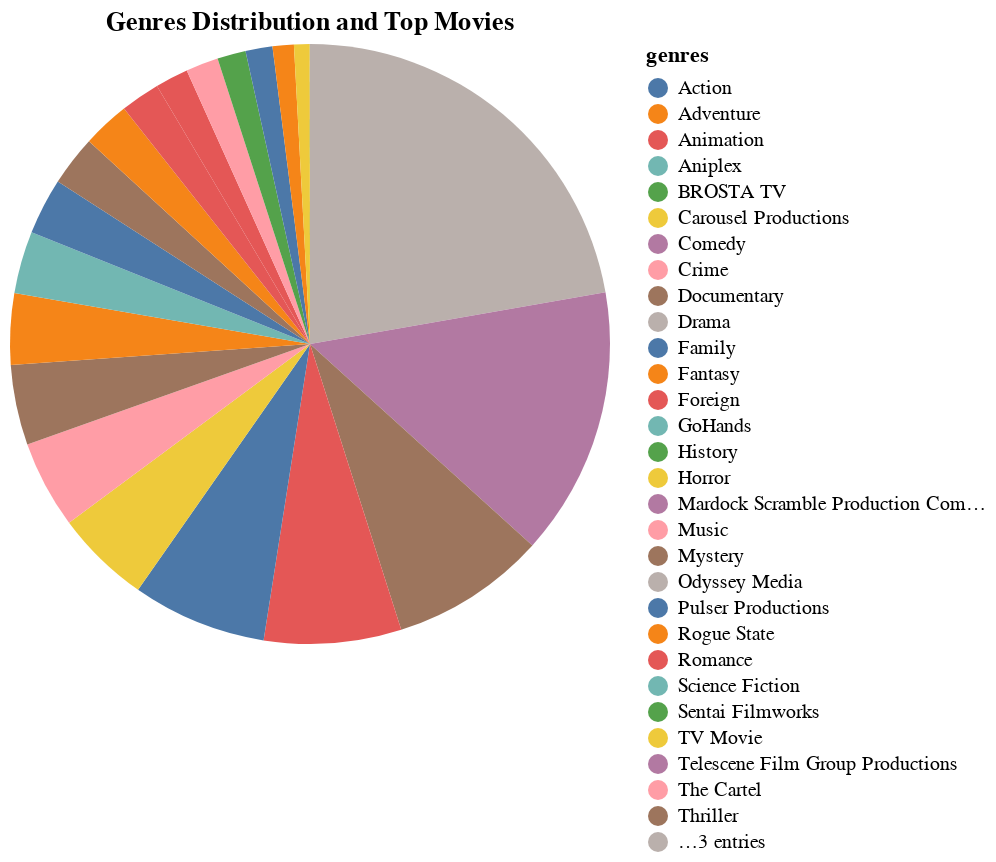

Notebook source saved alongside this figure:
### Code cell
# plot the genres distribution and show top 10 movies as a tooltip
alt.Chart(genres).mark_arc().encode(
    theta=alt.Theta(field='percentage', type='quantitative', stack=True),
    color=alt.Color(field='genres', type='nominal'),
    tooltip=[alt.Tooltip('genres', title='Genre'), alt.Tooltip('percentage', format='.2f', title='Percentage'), alt.Tooltip('top_movies', title='Top Movies')],
    order=alt.Order('count', sort='descending')
).properties(
    title='Genres Distribution and Top Movies'
).interactive()

### Figure 1 — Vega-Lite specification as saved in the notebook (floating-point values rounded to 4 significant figures)
{"config": {"view": {"continuousWidth": 300, "continuousHeight": 300}}, "data": {"name": "data-5664ff56d714cfb44149ec537a1fdb34"}, "mark": {"type": "arc"}, "encoding": {"color": {"field": "genres", "type": "nominal"}, "order": {"field": "count", "sort": "descending", "type": "quantitative"}, "theta": {"field": "percentage", "stack": true, "type": "quantitative"}, "tooltip": [{"field": "genres", "title": "Genre", "type": "nominal"}, {"field": "percentage", "format": ".2f", "title": "Percentage", "type": "quantitative"}, {"field": "top_movies", "title": "Top Movies", "type": "nominal"}]}, "params": [{"name": "param_16", "select": {"type": "interval", "encodings": ["x", "y"]}, "bind": "scales"}], "title": "Genres Distribution and Top Movies", "$schema": "https://vega.github.io/schema/vega-lite/v5.17.0.json", "datasets": {"data-5664ff56d714cfb44149ec537a1fdb34": [{"genres": "Drama", "count": 20265, "percentage": 22.24, "top_movies": "1. Waiting to Exhale 2. Heat 3. Tom and Huck 4. The American President 5. Nixon 6. Casino 7. Sense and Sensibility 8. Copycat 9. Powder 10. Leaving Las Vegas"}, {"genres": "Comedy", "count": 13182, "percentage": 14.47, "top_movies": "1. Toy Story 2. Grumpier Old Men 3. Waiting to Exhale 4. Father of the Bride Part II 5. Sabrina 6. The American President 7. Dracula: Dead and Loving It 8. Four Rooms 9. Ace Ventura: When Nature Calls 10. Money Train"}, {"genres": "Thriller", "count": 7624, "percentage": 8.368, "top_movies": "1. Heat 2. Sudden Death 3. GoldenEye 4. Get Shorty 5. Copycat 6. Assassins 7. Powder 8. Twelve Monkeys 9. To Die For 10. Se7en"}, {"genres": "Romance", "count": 6735, "percentage": 7.392, "top_movies": "1. Grumpier Old Men 2. Waiting to Exhale 3. Sabrina 4. The American President 5. Sense and Sensibility 6. Leaving Las Vegas 7. Persuasion 8. Wings of Courage 9. Carrington 10. It Takes Two"}, {"genres": "Action", "count": 6596, "percentage": 7.24, "top_movies": "1. Heat 2. Tom and Huck 3. Sudden Death 4. GoldenEye 5. Cutthroat Island 6. Money Train 7. Assassins 8. Dead Presidents 9. Mortal Kombat 10. Guardian Angel"}, {"genres": "Horror", "count": 4673, "percentage": 5.129, "top_movies": "1. Dracula: Dead and Loving It 2. From Dusk Till Dawn 3. Screamers 4. Mary Reilly 5. Vampire in Brooklyn 6. The Addiction 7. Lord of Illusions 8. Nadja 9. The Prophecy 10. Species"}, {"genres": "Crime", "count": 4307, "percentage": 4.727, "top_movies": "1. Heat 2. Casino 3. Four Rooms 4. Ace Ventura: When Nature Calls 5. Money Train 6. Get Shorty 7. Assassins 8. Shanghai Triad 9. Dangerous Minds 10. Dead Presidents"}, {"genres": "Documentary", "count": 3932, "percentage": 4.316, "top_movies": "1. Nico Icon 2. Heidi Fleiss: Hollywood Madam 3. Catwalk 4. Anne Frank Remembered 5. Sonic Outlaws 6. From the Journals of Jean Seberg 7. Crumb 8. The Show 9. Unzipped 10. Hoop Dreams"}, {"genres": "Adventure", "count": 3496, "percentage": 3.837, "top_movies": "1. Jumanji 2. Tom and Huck 3. Sudden Death 4. GoldenEye 5. Balto 6. Cutthroat Island 7. Ace Ventura: When Nature Calls 8. Assassins 9. The City of Lost Children 10. Wings of Courage"}, {"genres": "Science Fiction", "count": 3049, "percentage": 3.347, "top_movies": "1. Powder 2. The City of Lost Children 3. Twelve Monkeys 4. Lawnmower Man 2: Beyond Cyberspace 5. Screamers 6. Shopping 7. Unforgettable 8. Congo 9. Johnny Mnemonic 10. Judge Dredd"}, {"genres": "Family", "count": 2770, "percentage": 3.04, "top_movies": "1. Toy Story 2. Jumanji 3. Tom and Huck 4. Balto 5. Now and Then 6. Babe 7. Across the Sea of Time 8. It Takes Two 9. Pocahontas 10. The Big Green"}, {"genres": "Mystery", "count": 2467, "percentage": 2.708, "top_movies": "1. Twelve Monkeys 2. Se7en 3. The Confessional 4. Unforgettable 5. Jade 6. Clockers 7. Congo 8. Devil in a Blue Dress 9. Lord of Illusions 10. The Net"}, {"genres": "Fantasy", "count": 2313, "percentage": 2.539, "top_movies": "1. Jumanji 2. Powder 3. The City of Lost Children 4. Babe 5. Mortal Kombat 6. To Die For 7. The Indian in the Cupboard 8. The Neverending Story III: Escape from Fantasia 9. Batman Forever 10. Casper"}, {"genres": "Animation", "count": 1935, "percentage": 2.124, "top_movies": "1. Toy Story 2. Balto 3. Pocahontas 4. A Goofy Movie 5. Gumby: The Movie 6. The Swan Princess 7. The Lion King 8. The Secret Adventures of Tom Thumb 9. The Nightmare Before Christmas 10. The Pagemaster"}, {"genres": "Foreign", "count": 1622, "percentage": 1.78, "top_movies": "1. Lamerica 2. Anne Frank Remembered 3. Mute Witness 4. The Wonderful, Horrible Life of Leni Riefenstahl 5. Widows' Peak 6. Ciao, Professore! 7. Café au Lait 8. The Wooden Man's Bride 9. Bread and Chocolate 10. Tigrero: A Film That Was Never Made"}, {"genres": "Music", "count": 1598, "percentage": 1.754, "top_movies": "1. Mr. Holland's Opus 2. Muppet Treasure Island 3. Sonic Outlaws 4. Immortal Beloved 5. Three Colors: Blue 6. Backbeat 7. Airheads 8. What's Love Got to Do with It 9. Radioland Murders 10. Thirty Two Short Films About Glenn Gould"}, {"genres": "History", "count": 1398, "percentage": 1.534, "top_movies": "1. Nixon 2. Carrington 3. Across the Sea of Time 4. Dead Presidents 5. Les Miserables 6. Braveheart 7. The Scarlet Letter 8. Ed Wood 9. Farinelli 10. The Madness of King George"}, {"genres": "War", "count": 1323, "percentage": 1.452, "top_movies": "1. Richard III 2. Braveheart 3. Frankie Starlight 4. Before the Rain 5. Legends of the Fall 6. To Live 7. The Walking Dead 8. Heaven & Earth 9. Hot Shots! Part Deux 10. Renaissance Man"}, {"genres": "Western", "count": 1042, "percentage": 1.144, "top_movies": "1. Wild Bill 2. The Quick and the Dead 3. Maverick 4. Wyatt Earp 5. Bad Girls 6. City Slickers II: The Legend of Curly's Gold 7. The Cowboy Way 8. Even Cowgirls Get the Blues 9. Geronimo: An American Legend 10. Lightning Jack"}, {"genres": "TV Movie", "count": 767, "percentage": 0.8419, "top_movies": "1. Rent-a-Kid 2. Wide Eyed and Legless 3. Inside 4. Go Now 5. Love Is the Devil: Study for a Portrait of Francis Bacon 6. Photographer 7. Babymother 8. Hysterical Blindness 9. Wit 10. Skokie"}, {"genres": "Odyssey Media", "count": 1, "percentage": 0.001098, "top_movies": "1. nan"}, {"genres": "Pulser Productions", "count": 1, "percentage": 0.001098, "top_movies": "1. nan"}, {"genres": "Rogue State", "count": 1, "percentage": 0.001098, "top_movies": "1. nan"}, {"genres": "GoHands", "count": 1, "percentage": 0.001098, "top_movies": "1. nan"}, {"genres": "Carousel Productions", "count": 1, "percentage": 0.001098, "top_movies": "1. nan"}, {"genres": "Sentai Filmworks", "count": 1, "percentage": 0.001098, "top_movies": "1. nan"}, {"genres": "Telescene Film Group Productions", "count": 1, "percentage": 0.001098, "top_movies": "1. nan"}, {"genres": "The Cartel", "count": 1, "percentage": 0.001098, "top_movies": "1. nan"}, {"genres": "BROSTA TV", "count": 1, "percentage": 0.001098, "top_movies": "1. nan"}, {"genres": "Vision View Entertainment", "count": 1, "percentage": 0.001098, "top_movies": "1. nan"}, {"genres": "Aniplex", "count": 1, "percentage": 0.001098, "top_movies": "1. nan"}, {"genres": "Mardock Scramble Production Committee", "count": 1, "percentage": 0.001098, "top_movies": "1. nan"}]}}
